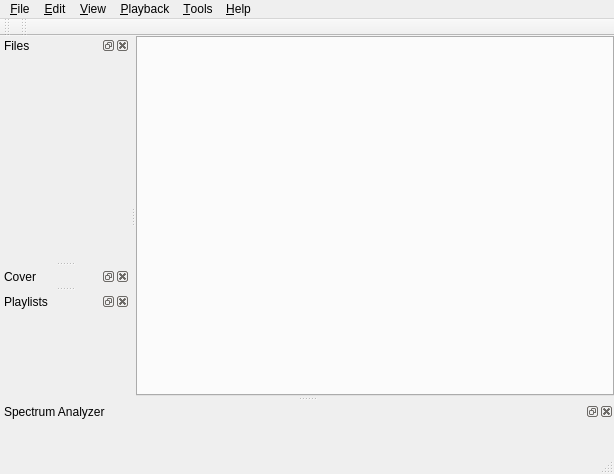
<?xml version="1.0" encoding="UTF-8"?>
<ui version="4.0">
 <class>MainWindow</class>
 <widget class="QMainWindow" name="MainWindow">
  <property name="geometry">
   <rect>
    <x>0</x>
    <y>0</y>
    <width>614</width>
    <height>474</height>
   </rect>
  </property>
  <property name="windowTitle">
   <string>Qmmp</string>
  </property>
  <property name="dockOptions">
   <set>QMainWindow::AllowTabbedDocks|QMainWindow::AnimatedDocks|QMainWindow::VerticalTabs</set>
  </property>
  <widget class="QWidget" name="centralwidget">
   <layout class="QVBoxLayout" name="verticalLayout">
    <property name="spacing">
     <number>2</number>
    </property>
    <property name="margin">
     <number>0</number>
    </property>
    <item>
     <widget class="QSUiTabWidget" name="tabWidget">
      <property name="focusPolicy">
       <enum>Qt::StrongFocus</enum>
      </property>
      <property name="currentIndex">
       <number>-1</number>
      </property>
      <property name="documentMode">
       <bool>false</bool>
      </property>
     </widget>
    </item>
   </layout>
  </widget>
  <widget class="QStatusBar" name="statusbar"/>
  <widget class="QMenuBar" name="menuBar">
   <property name="geometry">
    <rect>
     <x>0</x>
     <y>0</y>
     <width>614</width>
     <height>25</height>
    </rect>
   </property>
   <widget class="QMenu" name="menuFile">
    <property name="title">
     <string>&amp;File</string>
    </property>
   </widget>
   <widget class="QMenu" name="menuTools">
    <property name="title">
     <string>&amp;Tools</string>
    </property>
    <addaction name="separator"/>
    <addaction name="actionVisualization"/>
    <addaction name="separator"/>
   </widget>
   <widget class="QMenu" name="menuHelp">
    <property name="title">
     <string>&amp;Help</string>
    </property>
   </widget>
   <widget class="QMenu" name="menuEdit">
    <property name="title">
     <string>&amp;Edit</string>
    </property>
   </widget>
   <widget class="QMenu" name="menuPlayback">
    <property name="title">
     <string>&amp;Playback</string>
    </property>
   </widget>
   <widget class="QMenu" name="menuView">
    <property name="title">
     <string>&amp;View</string>
    </property>
   </widget>
   <addaction name="menuFile"/>
   <addaction name="menuEdit"/>
   <addaction name="menuView"/>
   <addaction name="menuPlayback"/>
   <addaction name="menuTools"/>
   <addaction name="menuHelp"/>
  </widget>
  <widget class="QToolBar" name="buttonsToolBar">
   <property name="windowTitle">
    <string>Playback</string>
   </property>
   <property name="iconSize">
    <size>
     <width>16</width>
     <height>16</height>
    </size>
   </property>
   <attribute name="toolBarArea">
    <enum>TopToolBarArea</enum>
   </attribute>
   <attribute name="toolBarBreak">
    <bool>false</bool>
   </attribute>
  </widget>
  <widget class="QToolBar" name="progressToolBar">
   <property name="sizePolicy">
    <sizepolicy hsizetype="Expanding" vsizetype="Fixed">
     <horstretch>0</horstretch>
     <verstretch>0</verstretch>
    </sizepolicy>
   </property>
   <property name="windowTitle">
    <string>Progress</string>
   </property>
   <property name="iconSize">
    <size>
     <width>16</width>
     <height>16</height>
    </size>
   </property>
   <attribute name="toolBarArea">
    <enum>TopToolBarArea</enum>
   </attribute>
   <attribute name="toolBarBreak">
    <bool>false</bool>
   </attribute>
  </widget>
  <widget class="QDockWidget" name="analyzerDockWidget">
   <property name="sizePolicy">
    <sizepolicy hsizetype="Expanding" vsizetype="Fixed">
     <horstretch>0</horstretch>
     <verstretch>0</verstretch>
    </sizepolicy>
   </property>
   <property name="minimumSize">
    <size>
     <width>79</width>
     <height>50</height>
    </size>
   </property>
   <property name="windowTitle">
    <string>Spectrum Analyzer</string>
   </property>
   <attribute name="dockWidgetArea">
    <number>8</number>
   </attribute>
   <widget class="QWidget" name="dockWidgetContents"/>
  </widget>
  <widget class="QDockWidget" name="fileSystemDockWidget">
   <property name="minimumSize">
    <size>
     <width>130</width>
     <height>41</height>
    </size>
   </property>
   <property name="windowTitle">
    <string>Files</string>
   </property>
   <attribute name="dockWidgetArea">
    <number>1</number>
   </attribute>
   <widget class="QWidget" name="dockWidgetContents_2"/>
  </widget>
  <widget class="QDockWidget" name="coverDockWidget">
   <property name="sizePolicy">
    <sizepolicy hsizetype="Fixed" vsizetype="Fixed">
     <horstretch>0</horstretch>
     <verstretch>0</verstretch>
    </sizepolicy>
   </property>
   <property name="windowTitle">
    <string>Cover</string>
   </property>
   <attribute name="dockWidgetArea">
    <number>1</number>
   </attribute>
   <widget class="QWidget" name="dockWidgetContents_3"/>
  </widget>
  <widget class="QDockWidget" name="playlistsDockWidget">
   <property name="windowTitle">
    <string>Playlists</string>
   </property>
   <attribute name="dockWidgetArea">
    <number>1</number>
   </attribute>
   <widget class="QWidget" name="dockWidgetContents_4"/>
  </widget>
  <action name="actionPrevious">
   <property name="icon">
    <iconset>
     <normalon>:/images/previous.png</normalon>
    </iconset>
   </property>
   <property name="text">
    <string>Previous</string>
   </property>
  </action>
  <action name="actionPlay">
   <property name="icon">
    <iconset>
     <normalon>:/images/play.png</normalon>
    </iconset>
   </property>
   <property name="text">
    <string>Play</string>
   </property>
  </action>
  <action name="actionPause">
   <property name="icon">
    <iconset>
     <normalon>:/images/pause.png</normalon>
    </iconset>
   </property>
   <property name="text">
    <string>Pause</string>
   </property>
  </action>
  <action name="actionNext">
   <property name="icon">
    <iconset>
     <normalon>:/images/next.png</normalon>
    </iconset>
   </property>
   <property name="text">
    <string>Next</string>
   </property>
  </action>
  <action name="actionStop">
   <property name="icon">
    <iconset>
     <normalon>:/images/stop.png</normalon>
    </iconset>
   </property>
   <property name="text">
    <string>Stop</string>
   </property>
  </action>
  <action name="actionAddFile">
   <property name="text">
    <string>&amp;Add File</string>
   </property>
  </action>
  <action name="actionClearPlayList">
   <property name="text">
    <string>&amp;Remove All</string>
   </property>
  </action>
  <action name="actionNewPlayList">
   <property name="text">
    <string>New Playlist</string>
   </property>
  </action>
  <action name="actionClosePlayList">
   <property name="text">
    <string>Remove Playlist</string>
   </property>
  </action>
  <action name="actionAddDirectory">
   <property name="text">
    <string>&amp;Add Directory</string>
   </property>
  </action>
  <action name="actionExit">
   <property name="text">
    <string>&amp;Exit</string>
   </property>
  </action>
  <action name="actionAbout">
   <property name="text">
    <string>About</string>
   </property>
  </action>
  <action name="actionAboutQt">
   <property name="text">
    <string>About Qt</string>
   </property>
  </action>
  <action name="actionSelectAll">
   <property name="text">
    <string>&amp;Select All</string>
   </property>
  </action>
  <action name="actionRemoveSelected">
   <property name="text">
    <string>&amp;Remove Selected</string>
   </property>
  </action>
  <action name="actionRemoveUnselected">
   <property name="text">
    <string>&amp;Remove Unselected</string>
   </property>
  </action>
  <action name="actionVisualization">
   <property name="text">
    <string>Visualization</string>
   </property>
  </action>
  <action name="actionSettings">
   <property name="text">
    <string>Settings</string>
   </property>
  </action>
  <action name="actionRenamePlayList">
   <property name="text">
    <string>Rename Playlist</string>
   </property>
  </action>
 </widget>
 <customwidgets>
  <customwidget>
   <class>QSUiTabWidget</class>
   <extends>QTabWidget</extends>
   <header>qsuitabwidget.h</header>
   <container>1</container>
  </customwidget>
 </customwidgets>
 <resources/>
 <connections/>
</ui>
